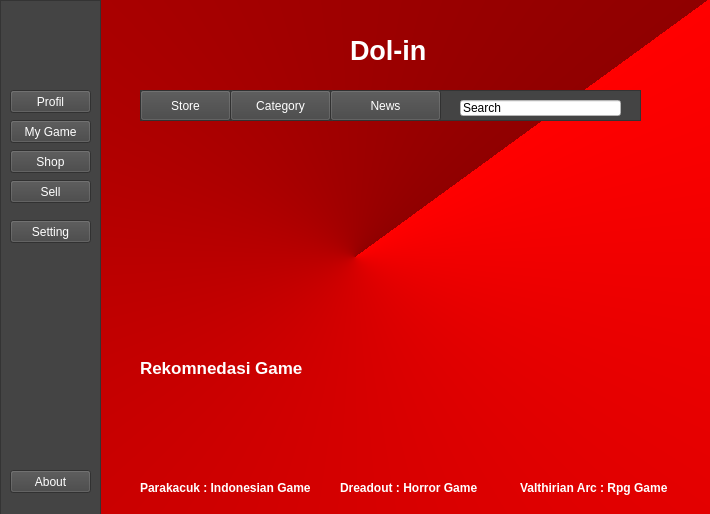
<?xml version="1.0" encoding="UTF-8"?>
<ui version="4.0">
 <class>Form</class>
 <widget class="QWidget" name="Form">
  <property name="geometry">
   <rect>
    <x>0</x>
    <y>0</y>
    <width>710</width>
    <height>514</height>
   </rect>
  </property>
  <property name="windowTitle">
   <string>Form</string>
  </property>
  <property name="styleSheet">
   <string notr="true">QWidget#Form {
background-color: qconicalgradient(cx:0.5, cy:0.5, angle:45, stop:0 rgba(144, 0, 0, 255), stop:1 rgba(255, 0, 0, 255));
}</string>
  </property>
  <widget class="QLabel" name="label">
   <property name="geometry">
    <rect>
     <x>350</x>
     <y>20</y>
     <width>101</width>
     <height>61</height>
    </rect>
   </property>
   <property name="font">
    <font>
     <pointsize>20</pointsize>
     <weight>75</weight>
     <italic>false</italic>
     <bold>true</bold>
     <underline>false</underline>
     <strikeout>false</strikeout>
    </font>
   </property>
   <property name="styleSheet">
    <string notr="true">color: qlineargradient(spread:pad, x1:0, y1:0, x2:1, y2:1, stop:0 rgba(0, 0, 0, 255), stop:1 rgba(255, 255, 255, 255));
</string>
   </property>
   <property name="text">
    <string>Dol-in</string>
   </property>
  </widget>
  <widget class="QLabel" name="label_2">
   <property name="geometry">
    <rect>
     <x>140</x>
     <y>130</y>
     <width>501</width>
     <height>211</height>
    </rect>
   </property>
   <property name="styleSheet">
    <string notr="true">background-image: url(:/H/E:/Certifikat/CHa/pamali-kickstarter-768x432-6ed674fc79345bf70400bcd8a5d24607_600x400.jpg);
border-color: qlineargradient(spread:pad, x1:0, y1:0, x2:1, y2:0, stop:0 rgba(0, 0, 0, 255), stop:1 rgba(255, 255, 255, 255));</string>
   </property>
   <property name="text">
    <string/>
   </property>
   <property name="pixmap">
    <pixmap resource="../icons/BG.qrc">:/Background/BG/41.jpeg</pixmap>
   </property>
   <property name="scaledContents">
    <bool>true</bool>
   </property>
  </widget>
  <widget class="QTextEdit" name="textEdit">
   <property name="geometry">
    <rect>
     <x>0</x>
     <y>0</y>
     <width>101</width>
     <height>521</height>
    </rect>
   </property>
   <property name="styleSheet">
    <string notr="true">background-color: rgb(68, 68, 68);</string>
   </property>
  </widget>
  <widget class="QPushButton" name="pushButton">
   <property name="geometry">
    <rect>
     <x>10</x>
     <y>220</y>
     <width>81</width>
     <height>23</height>
    </rect>
   </property>
   <property name="styleSheet">
    <string notr="true">background-color: rgb(68, 68, 68);
color: rgb(255, 255, 255);</string>
   </property>
   <property name="text">
    <string>Setting</string>
   </property>
  </widget>
  <widget class="QPushButton" name="pushButton_2">
   <property name="geometry">
    <rect>
     <x>10</x>
     <y>470</y>
     <width>81</width>
     <height>23</height>
    </rect>
   </property>
   <property name="styleSheet">
    <string notr="true">background-color: rgb(68, 68, 68);
color: rgb(255, 255, 255);
font-color : rgb(255, 255, 255);</string>
   </property>
   <property name="text">
    <string>About</string>
   </property>
  </widget>
  <widget class="QPushButton" name="pushButton_3">
   <property name="geometry">
    <rect>
     <x>10</x>
     <y>150</y>
     <width>81</width>
     <height>23</height>
    </rect>
   </property>
   <property name="styleSheet">
    <string notr="true">background-color: rgb(68, 68, 68);
color: rgb(255, 255, 255);
font-color : rgb(255, 255, 255);</string>
   </property>
   <property name="text">
    <string>Shop</string>
   </property>
  </widget>
  <widget class="QPushButton" name="pushButton_4">
   <property name="geometry">
    <rect>
     <x>10</x>
     <y>90</y>
     <width>81</width>
     <height>23</height>
    </rect>
   </property>
   <property name="toolTip">
    <string>&lt;html&gt;&lt;head/&gt;&lt;body&gt;&lt;p&gt;Profil&lt;/p&gt;&lt;/body&gt;&lt;/html&gt;</string>
   </property>
   <property name="styleSheet">
    <string notr="true">background-color: rgb(68, 68, 68);
color: rgb(255, 255, 255);

font-color : rgb(255, 255, 255);</string>
   </property>
   <property name="text">
    <string>Profil</string>
   </property>
  </widget>
  <widget class="QPushButton" name="pushButton_5">
   <property name="geometry">
    <rect>
     <x>10</x>
     <y>180</y>
     <width>81</width>
     <height>23</height>
    </rect>
   </property>
   <property name="styleSheet">
    <string notr="true">background-color: rgb(68, 68, 68);
color: rgb(255, 255, 255);
font-color : rgb(255, 255, 255);</string>
   </property>
   <property name="text">
    <string>Sell</string>
   </property>
  </widget>
  <widget class="QPushButton" name="pushButton_6">
   <property name="geometry">
    <rect>
     <x>10</x>
     <y>120</y>
     <width>81</width>
     <height>23</height>
    </rect>
   </property>
   <property name="styleSheet">
    <string notr="true">background-color: rgb(68, 68, 68);
color: rgb(255, 255, 255);
font-color : rgb(255, 255, 255);</string>
   </property>
   <property name="text">
    <string>My Game</string>
   </property>
  </widget>
  <widget class="QTextBrowser" name="textBrowser">
   <property name="geometry">
    <rect>
     <x>140</x>
     <y>90</y>
     <width>501</width>
     <height>31</height>
    </rect>
   </property>
   <property name="styleSheet">
    <string notr="true">background-color: rgb(68, 68, 68);</string>
   </property>
  </widget>
  <widget class="QLineEdit" name="lineEdit">
   <property name="geometry">
    <rect>
     <x>460</x>
     <y>100</y>
     <width>161</width>
     <height>16</height>
    </rect>
   </property>
   <property name="styleSheet">
    <string notr="true">background-color: rgb(255, 255, 255);
</string>
   </property>
   <property name="text">
    <string>Search</string>
   </property>
  </widget>
  <widget class="QPushButton" name="pushButton_7">
   <property name="geometry">
    <rect>
     <x>140</x>
     <y>90</y>
     <width>91</width>
     <height>31</height>
    </rect>
   </property>
   <property name="toolTip">
    <string>&lt;html&gt;&lt;head/&gt;&lt;body&gt;&lt;p&gt;Profil&lt;/p&gt;&lt;/body&gt;&lt;/html&gt;</string>
   </property>
   <property name="styleSheet">
    <string notr="true">background-color: rgb(68, 68, 68);
color: rgb(255, 255, 255);


font-color : rgb(255, 255, 255);</string>
   </property>
   <property name="text">
    <string>Store</string>
   </property>
  </widget>
  <widget class="QPushButton" name="pushButton_8">
   <property name="geometry">
    <rect>
     <x>230</x>
     <y>90</y>
     <width>101</width>
     <height>31</height>
    </rect>
   </property>
   <property name="toolTip">
    <string>&lt;html&gt;&lt;head/&gt;&lt;body&gt;&lt;p&gt;Profil&lt;/p&gt;&lt;/body&gt;&lt;/html&gt;</string>
   </property>
   <property name="styleSheet">
    <string notr="true">background-color: rgb(68, 68, 68);
color: rgb(255, 255, 255);

font-color : rgb(255, 255, 255);</string>
   </property>
   <property name="text">
    <string>Category</string>
   </property>
  </widget>
  <widget class="QPushButton" name="pushButton_9">
   <property name="geometry">
    <rect>
     <x>330</x>
     <y>90</y>
     <width>111</width>
     <height>31</height>
    </rect>
   </property>
   <property name="toolTip">
    <string>&lt;html&gt;&lt;head/&gt;&lt;body&gt;&lt;p&gt;Profil&lt;/p&gt;&lt;/body&gt;&lt;/html&gt;</string>
   </property>
   <property name="styleSheet">
    <string notr="true">background-color: rgb(68, 68, 68);
color: rgb(255, 255, 255);

font-color : rgb(255, 255, 255);</string>
   </property>
   <property name="text">
    <string>News</string>
   </property>
  </widget>
  <widget class="QLabel" name="label_4">
   <property name="geometry">
    <rect>
     <x>140</x>
     <y>360</y>
     <width>171</width>
     <height>16</height>
    </rect>
   </property>
   <property name="font">
    <font>
     <pointsize>13</pointsize>
     <weight>75</weight>
     <bold>true</bold>
    </font>
   </property>
   <property name="styleSheet">
    <string notr="true">color: rgb(255, 255, 255);</string>
   </property>
   <property name="text">
    <string>Rekomnedasi Game</string>
   </property>
  </widget>
  <widget class="QLabel" name="label_5">
   <property name="geometry">
    <rect>
     <x>140</x>
     <y>390</y>
     <width>171</width>
     <height>81</height>
    </rect>
   </property>
   <property name="styleSheet">
    <string notr="true">background-image: url(:/H/E:/Certifikat/CHa/header.jpg);</string>
   </property>
   <property name="text">
    <string/>
   </property>
   <property name="pixmap">
    <pixmap resource="../icons/BG.qrc">:/Background/BG/Parakacuk.JPG</pixmap>
   </property>
   <property name="scaledContents">
    <bool>true</bool>
   </property>
  </widget>
  <widget class="QLabel" name="label_6">
   <property name="geometry">
    <rect>
     <x>140</x>
     <y>480</y>
     <width>171</width>
     <height>16</height>
    </rect>
   </property>
   <property name="font">
    <font>
     <weight>75</weight>
     <bold>true</bold>
    </font>
   </property>
   <property name="styleSheet">
    <string notr="true">color: rgb(255, 255, 255);</string>
   </property>
   <property name="text">
    <string>Parakacuk : Indonesian Game</string>
   </property>
  </widget>
  <widget class="QLabel" name="label_7">
   <property name="geometry">
    <rect>
     <x>320</x>
     <y>390</y>
     <width>181</width>
     <height>81</height>
    </rect>
   </property>
   <property name="styleSheet">
    <string notr="true">background-image: url(:/H/E:/Certifikat/CHa/ss_c618c7a7c318388296d6917acd0ed35bc4e72b66.1920x1080.jpg);</string>
   </property>
   <property name="text">
    <string/>
   </property>
   <property name="pixmap">
    <pixmap resource="../icons/BG.qrc">:/Background/BG/Dreadout.jpg</pixmap>
   </property>
   <property name="scaledContents">
    <bool>true</bool>
   </property>
  </widget>
  <widget class="QLabel" name="label_8">
   <property name="geometry">
    <rect>
     <x>340</x>
     <y>480</y>
     <width>141</width>
     <height>16</height>
    </rect>
   </property>
   <property name="font">
    <font>
     <weight>75</weight>
     <bold>true</bold>
    </font>
   </property>
   <property name="styleSheet">
    <string notr="true">color: rgb(255, 255, 255);</string>
   </property>
   <property name="text">
    <string>Dreadout : Horror Game </string>
   </property>
  </widget>
  <widget class="QLabel" name="label_9">
   <property name="geometry">
    <rect>
     <x>510</x>
     <y>390</y>
     <width>151</width>
     <height>81</height>
    </rect>
   </property>
   <property name="styleSheet">
    <string notr="true">background-image: url(:/H/E:/Certifikat/CHa/arc school.jpg);</string>
   </property>
   <property name="text">
    <string/>
   </property>
   <property name="pixmap">
    <pixmap resource="../icons/BG.qrc">:/Background/BG/2Arc.jpeg</pixmap>
   </property>
   <property name="scaledContents">
    <bool>true</bool>
   </property>
  </widget>
  <widget class="QLabel" name="label_10">
   <property name="geometry">
    <rect>
     <x>520</x>
     <y>480</y>
     <width>151</width>
     <height>16</height>
    </rect>
   </property>
   <property name="font">
    <font>
     <weight>75</weight>
     <bold>true</bold>
    </font>
   </property>
   <property name="styleSheet">
    <string notr="true">color: rgb(255, 255, 255);</string>
   </property>
   <property name="text">
    <string>Valthirian Arc : Rpg Game </string>
   </property>
  </widget>
  <widget class="QLabel" name="label_11">
   <property name="geometry">
    <rect>
     <x>20</x>
     <y>20</y>
     <width>61</width>
     <height>61</height>
    </rect>
   </property>
   <property name="styleSheet">
    <string notr="true">background-image: url(:/Background/BG/Deafult-Profile-Pitcher.png);</string>
   </property>
   <property name="text">
    <string/>
   </property>
   <property name="pixmap">
    <pixmap resource="../icons/BG.qrc">:/Background/BG/Deafult-Profile-Pitcher.png</pixmap>
   </property>
   <property name="scaledContents">
    <bool>true</bool>
   </property>
  </widget>
 </widget>
 <resources>
  <include location="../../../../../Hanafi/Contoh.qrc"/>
  <include location="../icons/BG.qrc"/>
 </resources>
 <connections/>
</ui>
